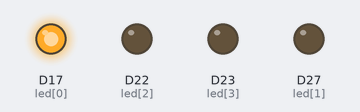
This program was run on a simulated CircuitPython board. Shown: output pins drawn as LEDs (lit = HIGH). What the program prints to the serial console is not drawn.

Above: at 0.2 s.
At 1.2 s:
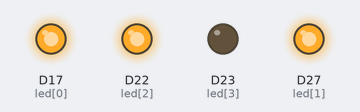
At 1.7 s:
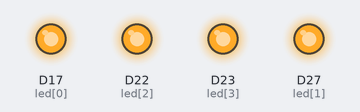
At 2.2 s:
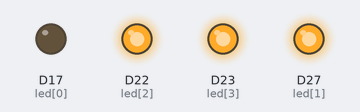
At 3.2 s:
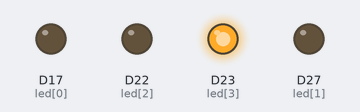
At 4.7 s:
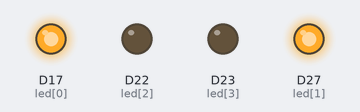
Timing chart, 0 to 5.2 s (numbered marks = the images above):
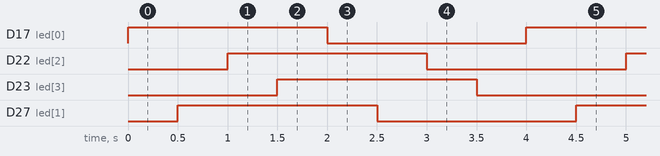

Measured:
- by itself, D17 (led[0]), D22 (led[2]), D23 (led[3]), D27 (led[1]): alternates HIGH for 2.0 s and LOW for 2.0 s
- by itself, everything shown: repeats every 4.0 s, in 8 steps

The program:

Exercise_2.py
```python
import time
import board
import digitalio

print("All of the lights!")

leds = []

for pin in [board.D17, board.D27, board.D22, board.D23]:
    led = digitalio.DigitalInOut(pin)
    led.direction = digitalio.Direction.OUTPUT
    leds.append(led)


while True:
    for led in (leds):
        led.value = True

        time.sleep(0.5)

    for led in (leds):
        led.value = False

        time.sleep(0.5)
```
